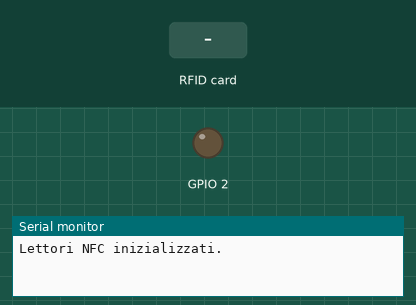
This sketch was run on a simulated ESP32. Shown: output pins drawn as LEDs (lit = HIGH), the last lines printed to the serial monitor. Inputs (shaded band) come from the test bench.

Above: at 1.3 s.
1.4 s: RFID card 5E 7A 19 C4 held to the reader
At 1.57 s:
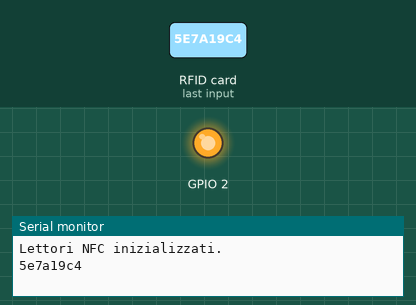
Timing chart, 0 to 4.4 s (numbered marks = the images above; inputs shaded):
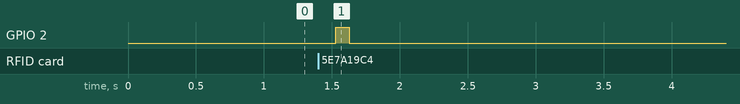

The sketch:

nfc-debug.ino
```cpp
#include <WiFi.h>
#include <SPI.h>
#include <MFRC522.h>

// DEFAULT PIN
#define SCK_PIN  18 // Arancione
#define MISO_PIN 19 // Verde
#define MOSI_PIN 23 // Giallo
// CUSTOM PIN
#define RST_PIN 22  // Blu
#define SS_1    25  // SDA primo lettore
#define SS_2    26  // SDA secondo lettore
#define SS_3    27  // SDA terzo lettore

MFRC522 rfid1(SS_1, RST_PIN);
MFRC522 rfid2(SS_2, RST_PIN);
MFRC522 rfid3(SS_3, RST_PIN);
int checkReader(MFRC522 &reader, int placeId);

void setup() {
  Serial.begin(9600);
  pinMode(2, OUTPUT);
  SPI.begin();
  rfid1.PCD_Init();
  rfid2.PCD_Init();
  rfid3.PCD_Init();
  Serial.println("Lettori NFC inizializzati.");
}

int checkReader(MFRC522 &reader, int placeId) {

  reader.PCD_Init();
  delay(100);

  if (!reader.PICC_IsNewCardPresent() || !reader.PICC_ReadCardSerial())
    return 0;

  String uid = "";
  for (byte i = 0; i < reader.uid.size; i++) {
    if (reader.uid.uidByte[i] < 0x10) uid += "0";
    uid += String(reader.uid.uidByte[i], HEX);
  }
  Serial.println(uid);

  digitalWrite(2, HIGH);
  delay(100);
  digitalWrite(2, LOW);

  reader.PICC_HaltA();
  reader.PCD_StopCrypto1();

  return placeId;

}

void loop() {
  int id = 0;

  int read1 = checkReader(rfid1, 0);
  if (read1 != 0)
    id = read1;

  int read2 = checkReader(rfid2, 0);
  if (read2 != 0)
    id = read2;

  int read3 = checkReader(rfid3, 0);
  if (read3 != 0)
    id = read3;

}
```

Measured:
- after the input at 1.4 s, GPIO 2: LOW → HIGH after 0.13 s, → LOW 0.10 s later
